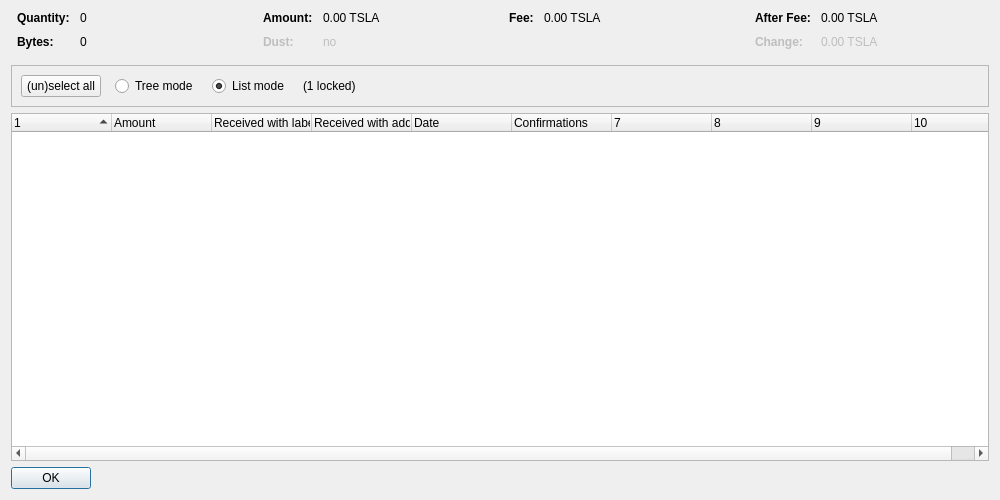
<?xml version="1.0" encoding="UTF-8"?>
<ui version="4.0">
 <class>CoinControlDialog</class>
 <widget class="QDialog" name="CoinControlDialog">
  <property name="geometry">
   <rect>
    <x>0</x>
    <y>0</y>
    <width>1000</width>
    <height>500</height>
   </rect>
  </property>
  <property name="windowTitle">
   <string>Coin Selection</string>
  </property>
  <layout class="QVBoxLayout" name="verticalLayout">
   <item>
    <layout class="QHBoxLayout" name="horizontalLayoutTop" stretch="0,0,0,0">
     <property name="topMargin">
      <number>0</number>
     </property>
     <property name="bottomMargin">
      <number>10</number>
     </property>
     <item>
      <layout class="QFormLayout" name="formLayoutCoinControl1">
       <property name="horizontalSpacing">
        <number>10</number>
       </property>
       <property name="verticalSpacing">
        <number>10</number>
       </property>
       <property name="leftMargin">
        <number>6</number>
       </property>
       <property name="rightMargin">
        <number>6</number>
       </property>
       <item row="0" column="0">
        <widget class="QLabel" name="labelCoinControlQuantityText">
         <property name="font">
          <font>
           <weight>75</weight>
           <bold>true</bold>
          </font>
         </property>
         <property name="text">
          <string>Quantity:</string>
         </property>
        </widget>
       </item>
       <item row="0" column="1">
        <widget class="QLabel" name="labelCoinControlQuantity">
         <property name="cursor">
          <cursorShape>IBeamCursor</cursorShape>
         </property>
         <property name="contextMenuPolicy">
          <enum>Qt::ActionsContextMenu</enum>
         </property>
         <property name="text">
          <string notr="true">0</string>
         </property>
         <property name="textInteractionFlags">
          <set>Qt::LinksAccessibleByMouse|Qt::TextSelectableByKeyboard|Qt::TextSelectableByMouse</set>
         </property>
        </widget>
       </item>
       <item row="1" column="0">
        <widget class="QLabel" name="labelCoinControlBytesText">
         <property name="font">
          <font>
           <weight>75</weight>
           <bold>true</bold>
          </font>
         </property>
         <property name="text">
          <string>Bytes:</string>
         </property>
        </widget>
       </item>
       <item row="1" column="1">
        <widget class="QLabel" name="labelCoinControlBytes">
         <property name="cursor">
          <cursorShape>IBeamCursor</cursorShape>
         </property>
         <property name="contextMenuPolicy">
          <enum>Qt::ActionsContextMenu</enum>
         </property>
         <property name="text">
          <string notr="true">0</string>
         </property>
         <property name="textInteractionFlags">
          <set>Qt::LinksAccessibleByMouse|Qt::TextSelectableByKeyboard|Qt::TextSelectableByMouse</set>
         </property>
        </widget>
       </item>
      </layout>
     </item>
     <item>
      <layout class="QFormLayout" name="formLayoutCoinControl2">
       <property name="horizontalSpacing">
        <number>10</number>
       </property>
       <property name="verticalSpacing">
        <number>10</number>
       </property>
       <property name="leftMargin">
        <number>6</number>
       </property>
       <property name="rightMargin">
        <number>6</number>
       </property>
       <item row="0" column="0">
        <widget class="QLabel" name="labelCoinControlAmountText">
         <property name="font">
          <font>
           <weight>75</weight>
           <bold>true</bold>
          </font>
         </property>
         <property name="text">
          <string>Amount:</string>
         </property>
        </widget>
       </item>
       <item row="0" column="1">
        <widget class="QLabel" name="labelCoinControlAmount">
         <property name="cursor">
          <cursorShape>IBeamCursor</cursorShape>
         </property>
         <property name="contextMenuPolicy">
          <enum>Qt::ActionsContextMenu</enum>
         </property>
         <property name="text">
          <string notr="true">0.00 TSLA</string>
         </property>
         <property name="textInteractionFlags">
          <set>Qt::LinksAccessibleByMouse|Qt::TextSelectableByKeyboard|Qt::TextSelectableByMouse</set>
         </property>
        </widget>
       </item>
       <item row="1" column="0">
        <widget class="QLabel" name="labelCoinControlLowOutputText">
         <property name="enabled">
          <bool>false</bool>
         </property>
         <property name="font">
          <font>
           <weight>75</weight>
           <bold>true</bold>
          </font>
         </property>
         <property name="text">
          <string>Dust:</string>
         </property>
        </widget>
       </item>
       <item row="1" column="1">
        <widget class="QLabel" name="labelCoinControlLowOutput">
         <property name="enabled">
          <bool>false</bool>
         </property>
         <property name="cursor">
          <cursorShape>IBeamCursor</cursorShape>
         </property>
         <property name="contextMenuPolicy">
          <enum>Qt::ActionsContextMenu</enum>
         </property>
         <property name="text">
          <string notr="true">no</string>
         </property>
         <property name="textInteractionFlags">
          <set>Qt::LinksAccessibleByMouse|Qt::TextSelectableByKeyboard|Qt::TextSelectableByMouse</set>
         </property>
        </widget>
       </item>
      </layout>
     </item>
     <item>
      <layout class="QFormLayout" name="formLayoutCoinControl3">
       <property name="horizontalSpacing">
        <number>10</number>
       </property>
       <property name="verticalSpacing">
        <number>10</number>
       </property>
       <property name="leftMargin">
        <number>6</number>
       </property>
       <property name="rightMargin">
        <number>6</number>
       </property>
       <item row="0" column="0">
        <widget class="QLabel" name="labelCoinControlFeeText">
         <property name="font">
          <font>
           <weight>75</weight>
           <bold>true</bold>
          </font>
         </property>
         <property name="text">
          <string>Fee:</string>
         </property>
        </widget>
       </item>
       <item row="0" column="1">
        <widget class="QLabel" name="labelCoinControlFee">
         <property name="cursor">
          <cursorShape>IBeamCursor</cursorShape>
         </property>
         <property name="contextMenuPolicy">
          <enum>Qt::ActionsContextMenu</enum>
         </property>
         <property name="text">
          <string notr="true">0.00 TSLA</string>
         </property>
         <property name="textInteractionFlags">
          <set>Qt::LinksAccessibleByMouse|Qt::TextSelectableByKeyboard|Qt::TextSelectableByMouse</set>
         </property>
        </widget>
       </item>
      </layout>
     </item>
     <item>
      <layout class="QFormLayout" name="formLayoutCoinControl4">
       <property name="horizontalSpacing">
        <number>10</number>
       </property>
       <property name="verticalSpacing">
        <number>10</number>
       </property>
       <property name="leftMargin">
        <number>6</number>
       </property>
       <property name="rightMargin">
        <number>6</number>
       </property>
       <item row="0" column="0">
        <widget class="QLabel" name="labelCoinControlAfterFeeText">
         <property name="font">
          <font>
           <weight>75</weight>
           <bold>true</bold>
          </font>
         </property>
         <property name="text">
          <string>After Fee:</string>
         </property>
        </widget>
       </item>
       <item row="0" column="1">
        <widget class="QLabel" name="labelCoinControlAfterFee">
         <property name="cursor">
          <cursorShape>IBeamCursor</cursorShape>
         </property>
         <property name="contextMenuPolicy">
          <enum>Qt::ActionsContextMenu</enum>
         </property>
         <property name="text">
          <string notr="true">0.00 TSLA</string>
         </property>
         <property name="textInteractionFlags">
          <set>Qt::LinksAccessibleByMouse|Qt::TextSelectableByKeyboard|Qt::TextSelectableByMouse</set>
         </property>
        </widget>
       </item>
       <item row="1" column="0">
        <widget class="QLabel" name="labelCoinControlChangeText">
         <property name="enabled">
          <bool>false</bool>
         </property>
         <property name="font">
          <font>
           <weight>75</weight>
           <bold>true</bold>
          </font>
         </property>
         <property name="text">
          <string>Change:</string>
         </property>
        </widget>
       </item>
       <item row="1" column="1">
        <widget class="QLabel" name="labelCoinControlChange">
         <property name="enabled">
          <bool>false</bool>
         </property>
         <property name="cursor">
          <cursorShape>IBeamCursor</cursorShape>
         </property>
         <property name="contextMenuPolicy">
          <enum>Qt::ActionsContextMenu</enum>
         </property>
         <property name="text">
          <string notr="true">0.00 TSLA</string>
         </property>
         <property name="textInteractionFlags">
          <set>Qt::LinksAccessibleByMouse|Qt::TextSelectableByKeyboard|Qt::TextSelectableByMouse</set>
         </property>
        </widget>
       </item>
      </layout>
     </item>
    </layout>
   </item>
   <item>
    <widget class="QFrame" name="frame">
     <property name="minimumSize">
      <size>
       <width>0</width>
       <height>40</height>
      </size>
     </property>
     <property name="frameShape">
      <enum>QFrame::StyledPanel</enum>
     </property>
     <property name="frameShadow">
      <enum>QFrame::Sunken</enum>
     </property>
     <layout class="QHBoxLayout" name="horizontalLayout">
      <item>
       <layout class="QHBoxLayout" name="horizontalLayoutPanel" stretch="0,0,0,0,0">
        <property name="spacing">
         <number>14</number>
        </property>
        <item>
         <widget class="QPushButton" name="pushButtonSelectAll">
          <property name="sizePolicy">
           <sizepolicy hsizetype="Maximum" vsizetype="Fixed">
            <horstretch>0</horstretch>
            <verstretch>0</verstretch>
           </sizepolicy>
          </property>
          <property name="text">
           <string>(un)select all</string>
          </property>
          <property name="autoDefault">
           <bool>false</bool>
          </property>
         </widget>
        </item>
        <item>
         <widget class="QRadioButton" name="radioTreeMode">
          <property name="sizePolicy">
           <sizepolicy hsizetype="Maximum" vsizetype="Fixed">
            <horstretch>0</horstretch>
            <verstretch>0</verstretch>
           </sizepolicy>
          </property>
          <property name="text">
           <string>Tree mode</string>
          </property>
         </widget>
        </item>
        <item>
         <widget class="QRadioButton" name="radioListMode">
          <property name="sizePolicy">
           <sizepolicy hsizetype="Maximum" vsizetype="Fixed">
            <horstretch>0</horstretch>
            <verstretch>0</verstretch>
           </sizepolicy>
          </property>
          <property name="text">
           <string>List mode</string>
          </property>
          <property name="checked">
           <bool>true</bool>
          </property>
         </widget>
        </item>
        <item>
         <widget class="QLabel" name="labelLocked">
          <property name="text">
           <string notr="true">(1 locked)</string>
          </property>
         </widget>
        </item>
        <item>
         <spacer name="horizontalSpacer">
          <property name="orientation">
           <enum>Qt::Horizontal</enum>
          </property>
          <property name="sizeHint" stdset="0">
           <size>
            <width>40</width>
            <height>20</height>
           </size>
          </property>
         </spacer>
        </item>
       </layout>
      </item>
     </layout>
    </widget>
   </item>
   <item>
    <widget class="CoinControlTreeWidget" name="treeWidget">
     <property name="contextMenuPolicy">
      <enum>Qt::CustomContextMenu</enum>
     </property>
     <property name="sortingEnabled">
      <bool>false</bool>
     </property>
     <property name="columnCount">
      <number>10</number>
     </property>
     <attribute name="headerShowSortIndicator" stdset="0">
      <bool>true</bool>
     </attribute>
     <attribute name="headerStretchLastSection">
      <bool>false</bool>
     </attribute>
     <column>
      <property name="text">
       <string/>
      </property>
     </column>
     <column>
      <property name="text">
       <string>Amount</string>
      </property>
     </column>
     <column>
      <property name="text">
       <string>Received with label</string>
      </property>
     </column>
     <column>
      <property name="text">
       <string>Received with address</string>
      </property>
     </column>
     <column>
      <property name="text">
       <string>Date</string>
      </property>
     </column>
     <column>
      <property name="text">
       <string>Confirmations</string>
      </property>
      <property name="toolTip">
       <string>Confirmed</string>
      </property>
     </column>
     <column>
      <property name="text">
       <string/>
      </property>
     </column>
     <column>
      <property name="text">
       <string/>
      </property>
     </column>
     <column>
      <property name="text">
       <string/>
      </property>
     </column>
     <column>
      <property name="text">
       <string/>
      </property>
     </column>
    </widget>
   </item>
   <item>
    <widget class="QDialogButtonBox" name="buttonBox">
     <property name="sizePolicy">
      <sizepolicy hsizetype="Maximum" vsizetype="Fixed">
       <horstretch>0</horstretch>
       <verstretch>0</verstretch>
      </sizepolicy>
     </property>
     <property name="orientation">
      <enum>Qt::Horizontal</enum>
     </property>
     <property name="standardButtons">
      <set>QDialogButtonBox::Ok</set>
     </property>
    </widget>
   </item>
  </layout>
 </widget>
 <customwidgets>
  <customwidget>
   <class>CoinControlTreeWidget</class>
   <extends>QTreeWidget</extends>
   <header>qt/coincontroltreewidget.h</header>
  </customwidget>
 </customwidgets>
 <resources/>
 <connections/>
</ui>
